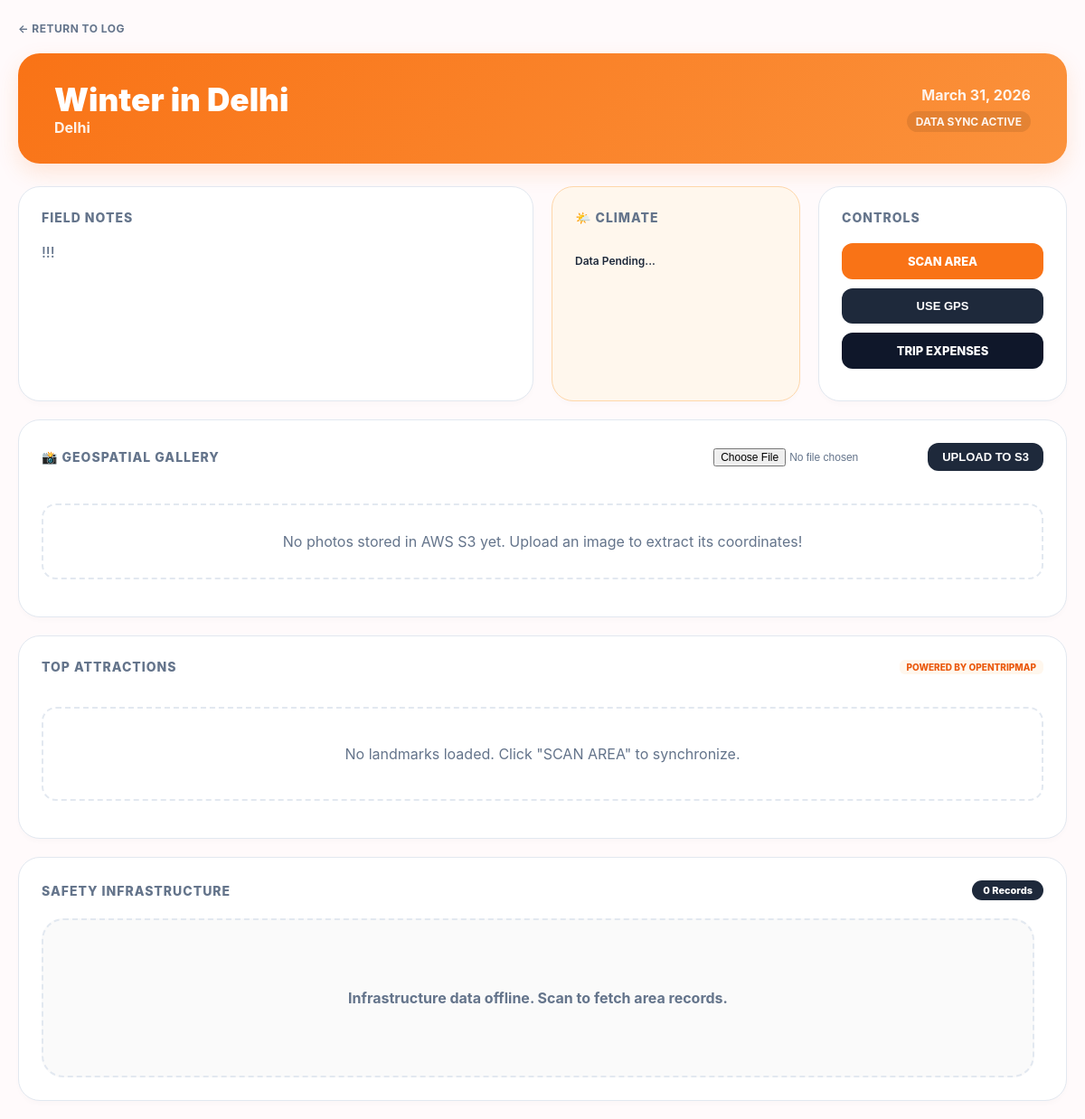
/2/ (signed in), run on the app's committed database.
### journeys/models.py (models this page shows, shortened)
class Journey(models.Model):
    user = models.ForeignKey(User, on_delete=models.CASCADE)
    title = models.CharField(max_length=100)
    trip_date = models.DateField(null=True, blank=True)
    description = models.TextField(blank=True)
    city = models.CharField(max_length=100, null=True, blank=True)
    latitude = models.FloatField(null=True, blank=True)
    longitude = models.FloatField(null=True, blank=True)

### journeys/views.py (the view, shortened to what this page needs)
# urls.py: path('<int:id>/', views.journey_detail, name='journey_detail'),
@login_required
def journey_detail(request, id):
    journey = get_object_or_404(Journey, id=id, user=request.user)
    emergency_services = None
    weather_data = None
    attractions = None
    action = request.GET.get('action')
    user_lat = request.GET.get('lat')
    user_lon = request.GET.get('lon')
    return render(request, 'journeys/journey_detail.html', {
        'journey': journey,
        'emergency_services': emergency_services,
        'weather_data': weather_data,
        'attractions': attractions,
    })

### journeys/templates/journeys/journey_detail.html (shortened to what this page needs)
<!DOCTYPE html>
<html>
<head>
</head>
<body>
<a href="{% url 'journey_list' %}" class="back-nav">← RETURN TO LOG</a>
<header class="hero">
    <div class="hero-content">
        <h1>{{ journey.title }}</h1>
        <div style="font-weight: 700; opacity: 0.9;">{{ journey.city }}</div>
    </div>
    <div class="hero-meta">
        <div>{{ journey.trip_date }}</div>
        <div style="font-size: 12px; color: #fff; background: rgba(0,0,0,0.1); padding: 4px 10px; border-radius: 20px; margin-top: 8px;">DATA SYNC ACTIVE</div>
    </div>
</header>
<div class="bento-grid">
    <section class="bento-box box-notes">
        <h3>Field Notes</h3>
        <p style="margin: 0; color: var(--slate-light); font-weight: 500;">
            {{ journey.description|default:"No notes provided for this record." }}
        </p>
    </section>
    <section class="bento-box box-weather">
        <h3>🌤️ Climate</h3>
        <div class="weather-content">
            {% if weather_data %}
                <div>
                    <div style="font-weight: 800; color: #c2410c;">Wind Speed</div>
                    <div style="font-weight: 700; color: #9a3412;">{{ weather_data.windspeed }} km/h</div>
                </div>
                <div class="weather-temp">{{ weather_data.temperature }}°C</div>
            {% else %}
                <p style="font-size: 12px; font-weight: 600;">Data Pending...</p>
            {% endif %}
        </div>
    </section>
    <section class="bento-box box-controls">
        <h3>Controls</h3>
        <a href="?action=city" class="btn btn-orange">SCAN AREA</a>
        <button onclick="fetchCurrentLocation()" class="btn btn-slate">USE GPS</button>
        <a href="{% url 'expense_tracker' journey.id %}" class="btn btn-dark">TRIP EXPENSES</a>
    </section>
    <section class="bento-box box-gallery">
        <div style="display: flex; justify-content: space-between; align-items: center; margin-bottom: 20px;">
            <h3 style="margin: 0;">📸 Geospatial Gallery</h3>
            <form action="{% url 'upload_media' journey.id %}" method="POST" enctype="multipart/form-data" style="display: flex; gap: 10px; align-items: center;">
                <input type="file" name="image" accept="image/*" required style="font-size: 12px; color: var(--slate-light);">
                <button type="submit" class="btn btn-slate" style="width: auto; padding: 8px 16px; margin: 0;">UPLOAD TO S3</button>
            </form>
        </div>
        <div class="gallery-grid">
            {% for media in journey.media_gallery.all %}
                <div class="gallery-item">
                    <img src="{{ media.image.url }}" alt="Trip Photo" class="gallery-img">
                    <div class="gallery-meta">
                        <span>
                            {% if media.latitude %}
                                {{ media.latitude|floatformat:4 }}, {{ media.longitude|floatformat:4 }}
                            {% else %}
                                No GPS Data
                            {% endif %}
                        </span>
                        <form action="{% url 'delete_media' journey.id media.id %}" method="POST" style="margin: 0;">
                            {% csrf_token %}
                            <button type="submit" class="delete-btn" title="Delete Photo">X</button>
                        </form>
                    </div>
                </div>
            {% empty %}
                <p style="grid-column: 1/-1; text-align: center; color: var(--slate-light); padding: 30px; border: 2px dashed var(--border); border-radius: 16px;">
                    No photos stored in AWS S3 yet. Upload an image to extract its coordinates!
                </p>
            {% endfor %}
        </div>
    </section>
    <section class="bento-box box-attractions">
        <div style="display: flex; justify-content: space-between; align-items: center; margin-bottom: 20px;">
            <h3 style="margin: 0;">Top Attractions</h3>
            <span class="type-badge">POWERED BY OPENTRIPMAP</span>
        </div>
        <div class="attractions-inner-grid">
            {% if attractions %}
                {% for spot in attractions %}
                    <div class="attraction-card">
                        <div class="attraction-tag">{{ spot.type }}</div>
                        <div style="font-weight: 800; font-size: 14px; margin: 8px 0; min-height: 40px;">{{ spot.name }}</div>
                        <a href="https://maps.google.com/?q={{ spot.lat }},{{ spot.lon }}" target="_blank" style="font-size: 11px; color: var(--orange); text-decoration: none; font-weight: 800;">OPEN MAP ↗</a>
                    </div>
                {% endfor %}
            {% else %}
                <p style="grid-column: 1/-1; text-align: center; color: var(--slate-light); padding: 40px; border: 2px dashed var(--border); border-radius: 16px;">
                    No landmarks loaded. Click "SCAN AREA" to synchronize.
                </p>
            {% endif %}
        </div>
    </section>
    <section class="bento-box box-safety">
        <div style="display: flex; justify-content: space-between; align-items: center; margin-bottom: 20px;">
            <h3 style="margin: 0;">Safety Infrastructure</h3>
            <div id="count-badge" style="background: var(--slate); color: white; padding: 4px 12px; border-radius: 20px; font-size: 11px; font-weight: 800;">
                {{ emergency_services|length }} Records
            </div>
        </div>
        <div class="safety-inner-grid" id="services-list">
            {% if emergency_services %}
                {% for service in emergency_services %}
                <div class="safety-card" data-category="{{ service.service_type.name }}">
                    <div style="display: flex; justify-content: space-between; align-items: flex-start; margin-bottom: 10px;">
                        <strong style="font-size: 15px;">{{ service.name }}</strong>
                        <span class="type-badge">{{ service.service_type.name }}</span>
                    </div>
                    <div style="font-size: 12px; color: var(--slate-light); margin-bottom: 15px;">
                        {{ service.address|truncatechars:50 }}<br>
                        {{ service.phone|default:"Unlisted" }}
                    </div>
                    <a href="https://maps.google.com/?q={{ service.lat|default:service.latitude }},{{ service.lon|default:service.longitude }}" target="_blank" style="font-size: 11px; color: var(--orange-dark); font-weight: 800; text-decoration: none;">GET DIRECTIONS ↗</a>
                </div>
                {% endfor %}
            {% else %}
                <div style="grid-column: 1/-1; text-align: center; padding: 60px; background: #fafafa; border-radius: 24px; border: 2px dashed var(--border);">
                    <p style="color: var(--slate-light); font-weight: 700;">Infrastructure data offline. Scan to fetch area records.</p>
                </div>
            {% endif %}
        </div>
    </section>
</div>
</body>
</html>

### journeys/templates/journeys/journey_detail.html (style rules this page uses)
:root { --orange: #f97316; --orange-dark: #ea580c; --slate: #1e293b; --slate-light: #64748b; --bg: #fffafb; --card-bg: #ffffff; --border: #e2e8f0; }
body { font-family: 'Inter', system-ui, -apple-system, sans-serif; max-width: 1200px; margin: 0 auto; padding: 20px; background-color: var(--bg); color: var(--slate); }
.back-nav { text-decoration: none; color: var(--slate-light); font-weight: 700; font-size: 12px; margin-bottom: 20px; display: inline-block; letter-spacing: 0.5px; }
.hero { background: linear-gradient(135deg, var(--orange), #fb923c); color: white; padding: 30px 40px; border-radius: 24px; margin-bottom: 25px; box-shadow: 0 10px 25px rgba(249, 115, 22, 0.15); display: flex; justify-content: space-between; align-items: center; }
.hero h1 { margin: 0; font-size: 2.2em; font-weight: 900; }
.hero-meta { text-align: right; opacity: 0.9; font-weight: 700; }
.bento-grid { display: grid; grid-template-columns: repeat(4, 1fr); grid-template-rows: auto auto; gap: 20px; }
.bento-box { background: var(--card-bg); border: 1px solid var(--border); border-radius: 24px; padding: 25px; box-shadow: 0 4px 6px -1px rgba(0, 0, 0, 0.02); transition: transform 0.2s ease; }
.bento-box h3 { margin-top: 0; font-size: 14px; font-weight: 800; text-transform: uppercase; color: var(--slate-light); letter-spacing: 1px; margin-bottom: 20px; display: flex; align-items: center; gap: 8px; }
.box-notes { grid-column: span 2; }
.box-weather { grid-column: span 1; background: #fff7ed; border-color: #fed7aa; }
.box-controls { grid-column: span 1; }
.box-gallery { grid-column: span 4; }
.box-attractions { grid-column: span 4; }
.box-safety { grid-column: span 4; }
.weather-content { display: flex; justify-content: space-between; align-items: center; }
.gallery-grid { display: grid; grid-template-columns: repeat(auto-fill, minmax(200px, 1fr)); gap: 15px; }
.attractions-inner-grid { display: grid; grid-template-columns: repeat(auto-fill, minmax(220px, 1fr)); gap: 15px; }
.safety-inner-grid { display: grid; grid-template-columns: repeat(auto-fill, minmax(300px, 1fr)); gap: 15px; max-height: 500px; overflow-y: auto; padding-right: 10px; }
.btn { display: block; width: 100%; padding: 12px; margin-bottom: 10px; border-radius: 12px; border: none; font-weight: 800; font-size: 13px; cursor: pointer; text-align: center; text-decoration: none; transition: 0.2s; box-sizing: border-box; }
.btn-orange { background: var(--orange); color: white; }
.btn-slate { background: var(--slate); color: white; }
.btn-dark { background: #0f172a; color: white; }
.type-badge { background: #fff7ed; color: var(--orange-dark); padding: 2px 8px; border-radius: 6px; font-size: 10px; font-weight: 800; }

### data on the page
Journey: title "Winter in Delhi", city "Delhi", trip_date "March 31, 2026", description "!!!"

### other printed values
{{ emergency_services|length }} "0"
